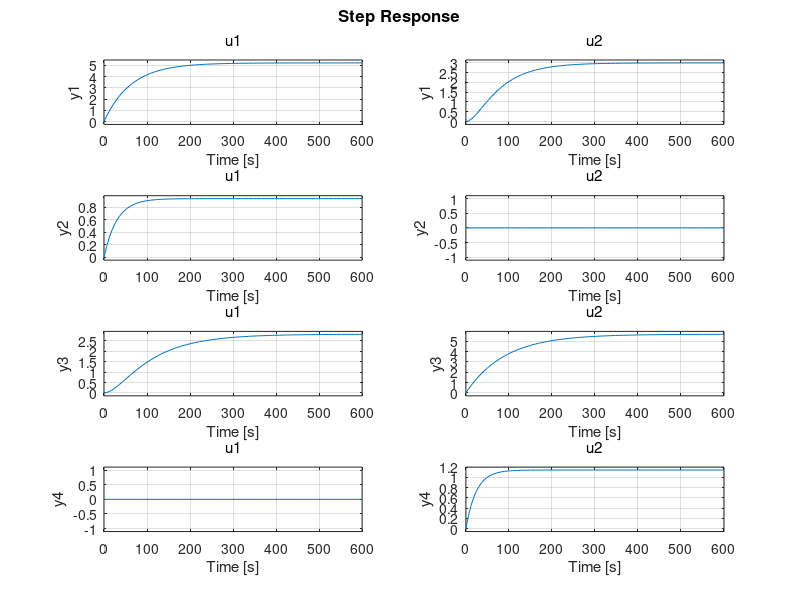
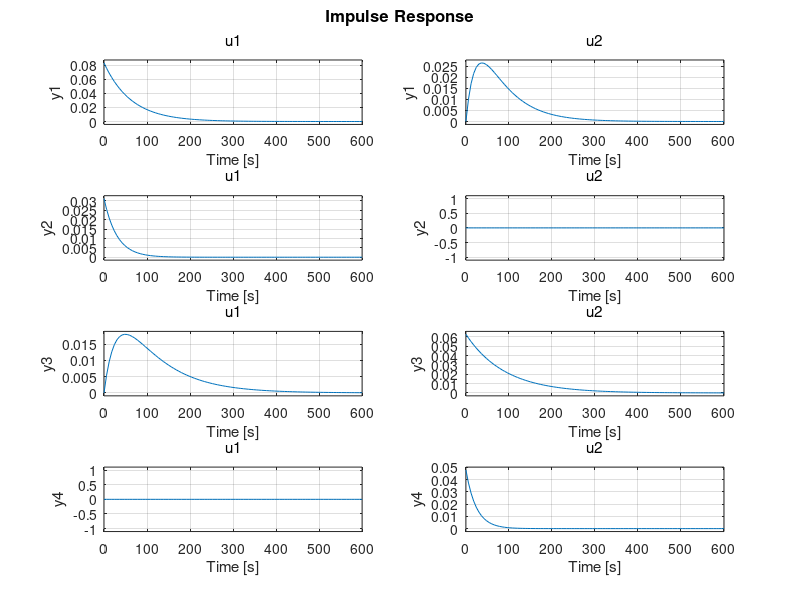
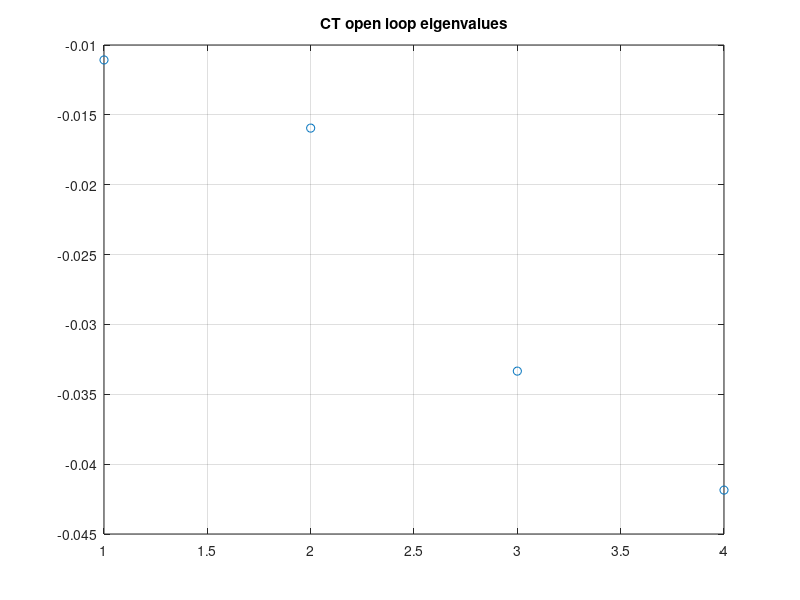

These charts were generated, in order, by the following MATLAB code: (Note: this script raises an error after producing the figures.)
clear all 
clc
close all

%  General Parameters
A1 = 28;    % [cm^2]
A2 = 32;    % [cm^2]
A3 = A1;    % [cm^2]
A4 = A2;    % [cm^2]
a1 = 0.071; % [cm^2]
a2 = 0.057; % [cm^2]
a3 = a1;    % [cm^2]
a4 = a2;    % [cm^2]
kc = 0.50;  % [V/cm]
g = 981;    % [cm/s^2]

% % Parameters P- MINIMUM PHASE
h10 = 12.4; % [cm]
h20 = 12.7; % [cm]
h30 = 1.8;  % [cm]
h40 = 1.4;  % [cm]
v10 = 3.00; % [V]
v20 = 3.00; % [V]
k1 = 3.33;  % [cm^3/V*s]
k2 = 3.35;  % [cm^3/V*s]
gamma1 = 0.7;
gamma2 = 0.6;

% Parameters P+ NON-MINIMUM PHASE
% h10 = 12.6; % [cm]
% h20 = 13; % [cm]
% h30 = 4.8;  % [cm]
% h40 = 4.9;  % [cm]
% v10 = 3.15; % [V]
% v20 = 3.15; % [V]
% k1 = 3.14;  % [cm^3/V*s]
% k2 = 3.19;  % [cm^3/V*s]
% gamma1 = 0.43;
% gamma2 = 0.34;

% Parameters that depends on the operating condition
T1 = A1/a1*sqrt(2*h10/g);
T2 = A2/a2*sqrt(2*h20/g);
T3 = A3/a3*sqrt(2*h30/g);
T4 = A4/a4*sqrt(2*h40/g);
c1 = T1*k1*kc/A1;
c2 = T2*k2*kc/A2;

% Transfer function
s = tf('s');
G11 = gamma1*c1/(1+s*T1);
G12 = (1-gamma2)*c1/((1+s*T3)*(1+s*T1));
G21 = (1-gamma1)*c2/((1+s*T4)*(1+s*T2));
G22 = gamma2*c2/(1+s*T2);
G = [G11 G12;G21 G22];

%% Zero location
% condition: 1-(T3+T4)^2/(4*T3*T4)<=k<=1 
% if k>1 --> s>0 
% if k<-0.0334 --> s are imaginaries (Re<0) 
% if k = 0 --> s are -1/T3 and -1/T4
% k = 0;  
% syms x;
% double(solve((1+x*T3)*(1+x*T4)-k==0));

%% State-space matrices
% The system is input-decoupled
Atot0 =[-1/T1 0 A3/A1/T3 0
    0 -1/T2 0 A4/A2/T4
    0 0 -1/T3 0
    0 0 0 -1/T4];         
Bdec0{1}=[gamma1*k1/A1 0 0 (1-gamma1)*k1/A4]';
Bdec0{2}=[0 gamma2*k2/A2 (1-gamma2)*k2/A3 0]';
% C_real = [kc 0 0 0; 0 kc 0 0];
Ctot=eye(4);
Cdec0{1}=Ctot([1,4],:);
Cdec0{2}=Ctot(2:3,:);
D = 0;

% use suitable change of coordinates to make the state partition 
%  xnew=[xnew1',xnew2']', where xnew1 includes h1 and h4, while
% x2 includes h2 and h3

T=[1 0 0 0;
    0 0 0 1
    0 1 0 0
    0 0 1 0];
Atot=T*Atot0/T;
Bdec{1}=T*Bdec0{1};
Bdec{2}=T*Bdec0{2};
Cdec{1}=Cdec0{1}/T;
Cdec{2}=Cdec0{2}/T;

B(:,1)=Bdec{1};
B(:,2)=Bdec{2};
C(1:2,:)=Cdec{1};
C(3:4,:)=Cdec{2};

N = 2;
rounding_n = 3;

%% C-T system analysis
systemCT = ss(Atot,B,C,D);
% Step response
figure;
step(systemCT);
% Impulse response
figure;
impulse(systemCT);
% Eigenvalues
eig_OL_CT=eig(Atot);
figure;
plot(eig_OL_CT,'o');grid;title('CT open loop eigenvalues')
% Spectral abscissa
rho_CT = max(real(eig(Atot)));
% Eigenvalues on the diagonal of D and eigenvectors on columns of V
[Vec, Dc] = eig(Atot);
% Columns of V are the generalized eigenvectors
[Vjc, Jc] = jordan(Atot);

%% D-T system analysis
% sampling time TS chose considering Ttransient = 5/rho
TS = 1;
systemDT = c2d(systemCT, TS);
[Ftot,G,H,L,Ts]=ssdata(systemDT);
Gdec{1} = G(:,1);
Gdec{2} = G(:,2);
Hdec{1} = H(1:2,:);
Hdec{2} = H(3:4,:);

% Step response
figure;
step(systemDT);
% Impulse response
figure;
impulse(systemDT);
% Eigenvalues
eig_OL_DT=eig(Ftot);
figure;
plot(eig_OL_DT,'o');grid;title('DT open loop eigenvalues')
% Spectral abscissa
rho_DT = max(abs(eig(Ftot)));
% Eigenvalues on the diagonal of D and eigenvectors on columns of V
[Ved, Dd] = eig(Ftot);
% Columns of V are the generalized eigenvectors
[Vjd, Jd] = jordan(Ftot);

%% Centralized Control
ContStruc = ones(N,N);
[CFM_CT]=di_fixed_modes(Atot,Bdec,Cdec,N,ContStruc,rounding_n);
[CFM_DT]=di_fixed_modes(Ftot,Gdec,Hdec,N,ContStruc,rounding_n);
[K_c_CT, rho_c_CT, feas_c_CT] = LMI_CT_DeDicont(Atot,Bdec,Cdec,N,ContStruc);
[K_c_DT, rho_c_DT, feas_c_DT] = LMI_DT_DeDicont(Ftot,Gdec,Hdec,N,ContStruc);
% CT closed-loop stability
A_c_cl=Atot+B*K_c_CT;
eig_c_CL_CT=eig(A_c_cl);
figure;
plot(eig_c_CL_CT,'o');grid;title('CT centralized closed loop eigenvalues')
xlabel('Real')
ylabel('Imaginary')
% Free motion
% x0=[10.0 4.0 5.0 8.0]';
% plot_trajectories(A,B,C,zeros(nx,nu),x0,0.01,1);
% Tsp=0.01;
% plot_CT(Atot,B,K_c_CT,x0,Tsp,10);
% DT closed-loop stability
F_c_cl=Ftot+B*K_c_DT;
eig_c_CL_DT=eig(F_c_cl);
figure;
plot(eig_c_CL_DT,'o');grid;title('DT centralized closed loop eigenvalues')
xlabel('Real')
ylabel('Imaginary')
% Free motion
% x0=[10.0 4.0 5.0 8.0]';
% plot_trajectories(A,B,C,zeros(nx,nu),x0,0.01,1);
% Tsp=0.01;
% plot_CT(Atot,B,K_c_CT,x0,Tsp,10);

%% Decentralized Control
ContStruc = diag(ones(N,1));

[DFM_CT]=di_fixed_modes(Atot,Bdec,Cdec,N,ContStruc,rounding_n);
[DFM_DT]=di_fixed_modes(Ftot,Gdec,Hdec,N,ContStruc,rounding_n);
[K_dec_CT, rho_dec_CT, feas_dec_CT] = LMI_CT_DeDicont(Atot,Bdec,Cdec,N,ContStruc);
[K_dec_DT, rho_dec_DT, feas_dec_DT] = LMI_DT_DeDicont(Ftot,Gdec,Hdec,N,ContStruc);
% CT closed-loop stability
A_dec_cl=Atot+B*K_dec_CT;
eig_dec_CL_CT=eig(A_dec_cl);
figure;
plot(eig_dec_CL_CT,'o');grid;title('CT decentralized closed loop eigenvalues')
xlabel('Real')
ylabel('Imaginary')
% DT closed-loop stability
F_dec_cl=Ftot+B*K_dec_DT;
eig_dec_CL_DT=eig(F_dec_cl);
figure;
plot(eig_dec_CL_DT,'o');grid;title('DT decentralized closed loop eigenvalues')
xlabel('Real')
ylabel('Imaginary')

%% Distributed Control
% ContStruc = [1 1
%               1 1];





